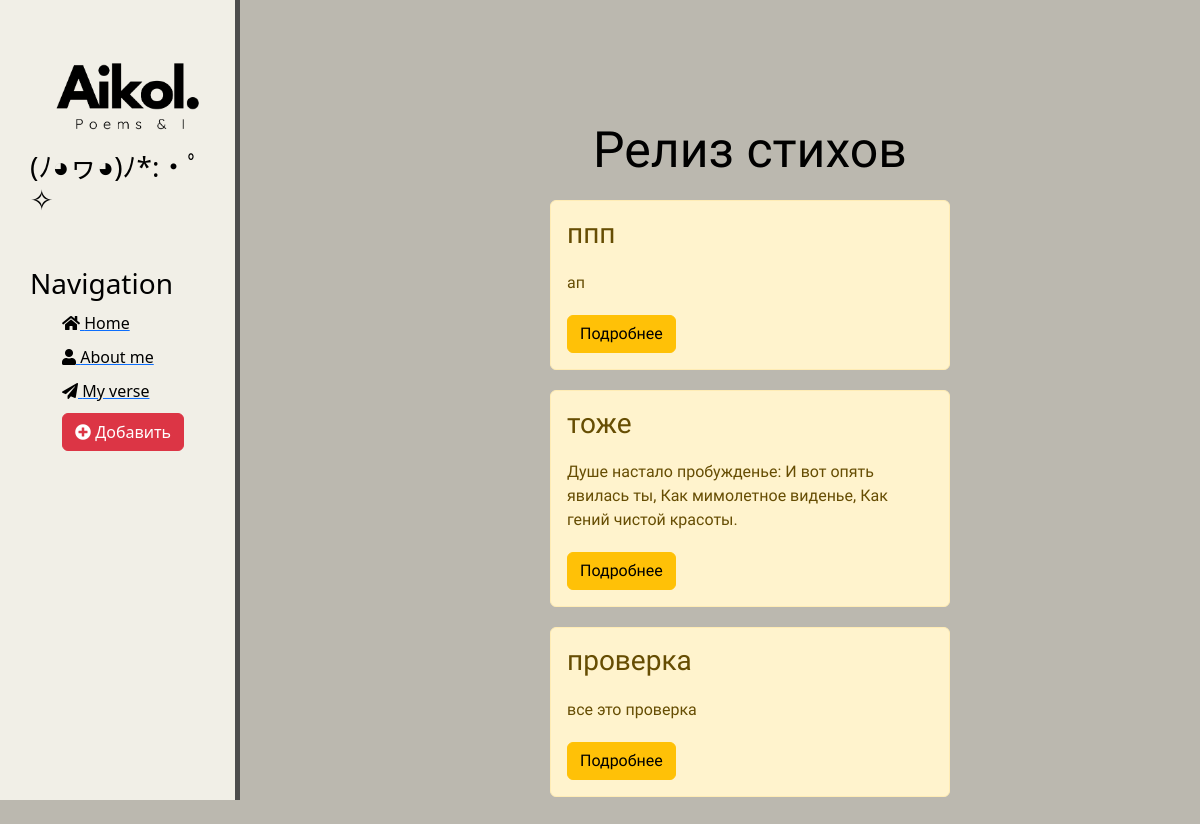
The page /news/ on the database as committed earlier.
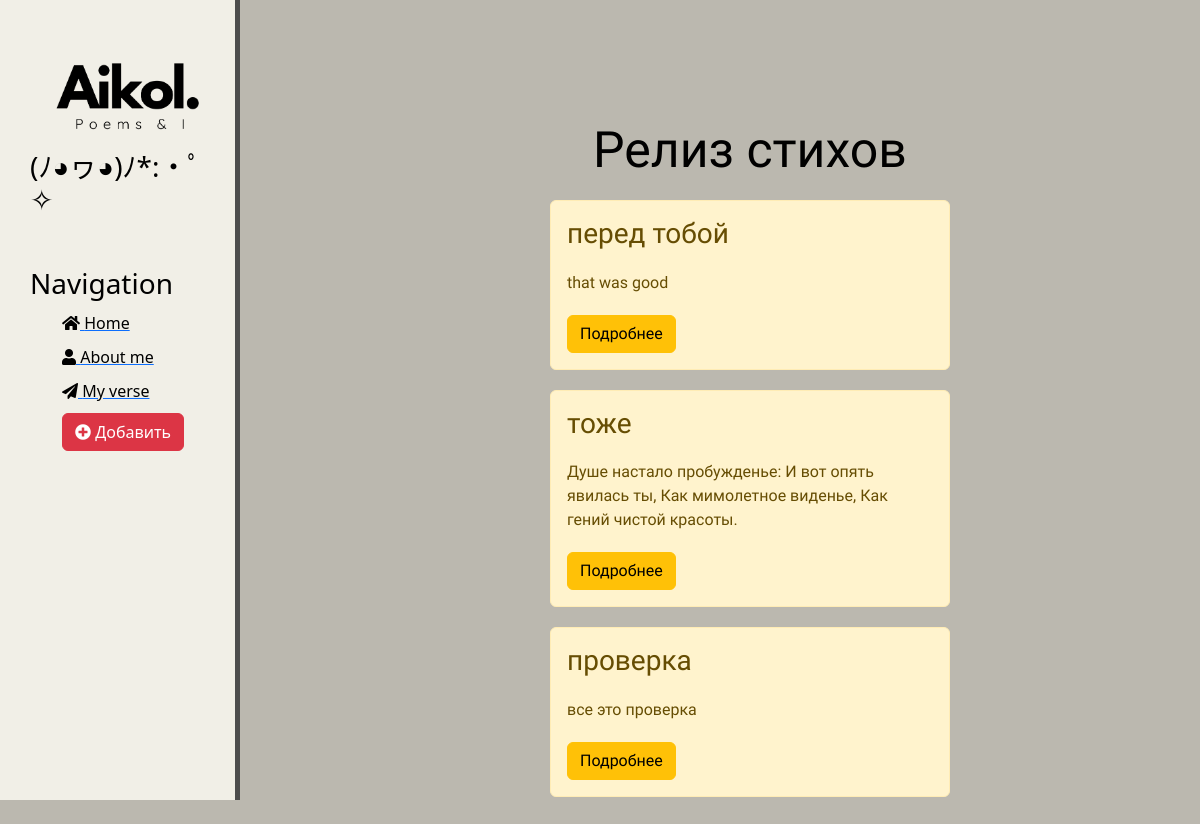
The same page on the database as committed later.
### news/models.py (models this page shows, shortened)
class Articles(models.Model):
    title = models.CharField('Название: ', max_length=250)
    anons = models.CharField('Цитата: ', max_length=250)
    full_text = models.TextField('Стих: ')
    date = models.DateTimeField('Дата публикации: ')
    class Meta:
        verbose_name = 'Стих'
        verbose_name_plural = 'Стихи'

### news/views.py (the view)
# urls.py: path('', views.news_home, name='news_home'),
def news_home(request):
    news = Articles.objects.order_by('-date')
    return render(request, 'news/news_home.html', {'news': news})

### news/templates/news/news_home.html (shortened to what this page needs)
{% extends 'main/layout.html'%}
{% block content %}
    <div class="features">
        <h1>Релиз стихов</h1>
        {% if news %}
            {% for el in news %}
                <div class="alert alert-warning">
                    <h3>{{ el.title }}</h3>
                    <p>{{ el.anons }}</p>
                    <a href="{% url 'news_detail' el.id %}" class="btn btn-warning">Подробнее</a>
                </div>
            {% endfor %}
        {% else %}
            <p>Ждем когда на автора ниспадет вдохновенье</p>
        {%endif%}
    </div>
{% endblock %}

Rows that differ between the two databases and show on the page:
removed Articles: title "ппп", anons "ап"
added Articles: title "перед тобой", anons "that was good"
